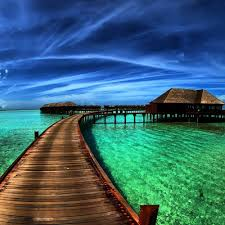
#> input picture images.jpeg, 225 x 225 px
$ python lab1.py
#> lines starting #> are read from the running program, lines starting #| are printed output that depends on the picture
import matplotlib.pyplot as plt
import matplotlib.image as mpimg
import numpy as np
# Read the image
img1 = mpimg.imread('images.jpeg')
#> img1 is the input picture: shape (225, 225, 3); mean R, G, B 57.7, 102.3, 114.7

img = np.array(img1)
img2=np.copy(img)
for i in range(len(img)):
    for j in range(len(img[i])):
        for k in range(len(img[i][j])):
            img[i][j][k]=img2[(len(img2)-i-1)][len(img[i])-j-1][k]
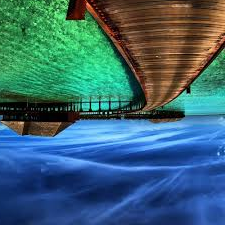
#> img: shape (225, 225, 3); mean R, G, B 57.7, 102.3, 114.7

print(img.size)  # Print the shape of the image
#| 151875


print(img)  # Print the pixel values of the image
#> (printed output is left out)

plt.imshow(img)
plt.axis('off')  # Turn off axis numbers and ticks

plt.show()  # Display the image

$ run again, with ref.jpg copied over images.jpeg
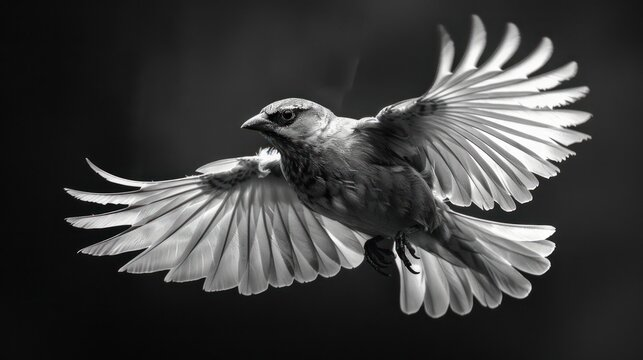
#> input picture ref.jpg, 643 x 360 px
#> img1 is the input picture: shape (360, 643, 3); mean R, G, B 61.8, 61.9, 61.6
#> after the loop `for i in range(len(img)):`:
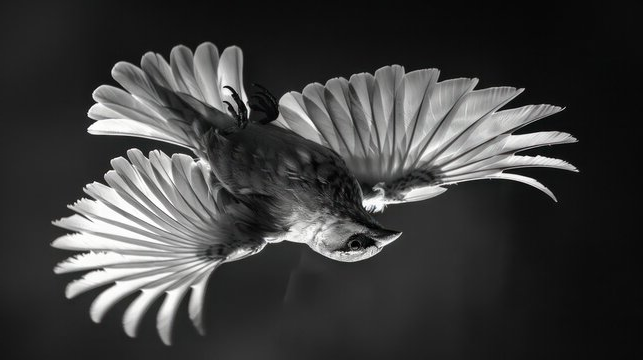
#> img: shape (360, 643, 3); mean R, G, B 61.8, 61.9, 61.6
#| 694440
#> (printed output is left out)
